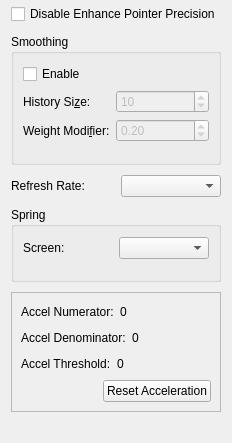
       <widget class="QWidget" name="mouseSettingsPage">
        <layout class="QVBoxLayout" name="verticalLayout_9">
         <property name="spacing">
          <number>10</number>
         </property>
         <property name="topMargin">
          <number>4</number>
         </property>
         <item>
          <widget class="QCheckBox" name="disableWindowsEnhancedPointCheckBox">
           <property name="toolTip">
            <string>Disable the &quot;Enhanced Pointer Precision&quot; Windows setting
while AntiMicroX is running. Disabling &quot;Enhanced Pointer Precision&quot;
will allow mouse movement within AntiMicroX to be more
precise.</string>
           </property>
           <property name="text">
            <string>Disable Enhance Pointer Precision</string>
           </property>
          </widget>
         </item>
         <item>
          <widget class="QGroupBox" name="groupBox">
           <property name="enabled">
            <bool>true</bool>
           </property>
           <property name="title">
            <string>Smoothing</string>
           </property>
           <layout class="QVBoxLayout" name="verticalLayout_7">
            <property name="topMargin">
             <number>10</number>
            </property>
            <property name="bottomMargin">
             <number>20</number>
            </property>
            <item>
             <widget class="QCheckBox" name="smoothingEnableCheckBox">
              <property name="text">
               <string>Enable</string>
              </property>
             </widget>
            </item>
            <item>
             <layout class="QFormLayout" name="formLayout">
              <item row="0" column="0">
               <widget class="QLabel" name="label_6">
                <property name="text">
                 <string>History Si&amp;ze:</string>
                </property>
                <property name="buddy">
                 <cstring>historySizeSpinBox</cstring>
                </property>
               </widget>
              </item>
              <item row="0" column="1">
               <widget class="QSpinBox" name="historySizeSpinBox">
                <property name="enabled">
                 <bool>false</bool>
                </property>
                <property name="minimum">
                 <number>1</number>
                </property>
                <property name="maximum">
                 <number>100</number>
                </property>
                <property name="value">
                 <number>10</number>
                </property>
               </widget>
              </item>
              <item row="1" column="0">
               <widget class="QLabel" name="label_7">
                <property name="text">
                 <string>Weight Modi&amp;fier:</string>
                </property>
                <property name="buddy">
                 <cstring>weightModifierDoubleSpinBox</cstring>
                </property>
               </widget>
              </item>
              <item row="1" column="1">
               <widget class="QDoubleSpinBox" name="weightModifierDoubleSpinBox">
                <property name="enabled">
                 <bool>false</bool>
                </property>
                <property name="maximum">
                 <double>1.000000000000000</double>
                </property>
                <property name="singleStep">
                 <double>0.100000000000000</double>
                </property>
                <property name="value">
                 <double>0.200000000000000</double>
                </property>
               </widget>
              </item>
             </layout>
            </item>
           </layout>
          </widget>
         </item>
         <item>
          <layout class="QHBoxLayout" name="horizontalLayout_10">
           <item>
            <widget class="QLabel" name="mouseRefreshRateLabel">
             <property name="text">
              <string>Refresh Rate:</string>
             </property>
            </widget>
           </item>
           <item>
            <widget class="QComboBox" name="mouseRefreshRateComboBox">
             <property name="toolTip">
              <string>The refresh rate is the amount of time that will elapse
in between mouse events. Please be cautious when
editing this setting as it will cause the program to use
more CPU power. Setting this value too low can cause
system instability. Please test the setting before using
it unattended.</string>
             </property>
            </widget>
           </item>
          </layout>
         </item>
         <item>
          <widget class="QGroupBox" name="springGroupBox">
           <property name="title">
            <string>Spring</string>
           </property>
           <layout class="QVBoxLayout" name="verticalLayout_8">
            <property name="topMargin">
             <number>10</number>
            </property>
            <property name="bottomMargin">
             <number>20</number>
            </property>
            <item>
             <layout class="QHBoxLayout" name="horizontalLayout_11">
              <item>
               <widget class="QLabel" name="springScreenLabel">
                <property name="text">
                 <string>Screen:</string>
                </property>
                <property name="buddy">
                 <cstring>springScreenComboBox</cstring>
                </property>
               </widget>
              </item>
              <item>
               <widget class="QComboBox" name="springScreenComboBox">
                <property name="toolTip">
                 <string>Utilize the specified screen for spring mode. On Linux, the
default is to use the primary screen. On Windows, the default
is to use all available screens.</string>
                </property>
               </widget>
              </item>
             </layout>
            </item>
           </layout>
          </widget>
         </item>
         <item>
          <widget class="QFrame" name="extraInfoFrame">
           <property name="frameShape">
            <enum>QFrame::Shape::StyledPanel</enum>
           </property>
           <property name="frameShadow">
            <enum>QFrame::Shadow::Raised</enum>
           </property>
           <layout class="QVBoxLayout" name="verticalLayout_10">
            <item>
             <layout class="QHBoxLayout" name="horizontalLayout_13">
              <property name="spacing">
               <number>6</number>
              </property>
              <item>
               <widget class="QLabel" name="accelNumTitleLabel">
                <property name="sizePolicy">
                 <sizepolicy hsizetype="Preferred" vsizetype="Preferred">
                  <horstretch>0</horstretch>
                  <verstretch>0</verstretch>
                 </sizepolicy>
                </property>
                <property name="text">
                 <string>Accel Numerator:</string>
                </property>
               </widget>
              </item>
              <item>
               <widget class="QLabel" name="accelNumLabel">
                <property name="sizePolicy">
                 <sizepolicy hsizetype="Preferred" vsizetype="Preferred">
                  <horstretch>0</horstretch>
                  <verstretch>0</verstretch>
                 </sizepolicy>
                </property>
                <property name="text">
                 <string>0</string>
                </property>
               </widget>
              </item>
              <item>
               <spacer name="horizontalSpacer_3">
                <property name="orientation">
                 <enum>Qt::Orientation::Horizontal</enum>
                </property>
                <property name="sizeHint" stdset="0">
                 <size>
                  <width>40</width>
                  <height>20</height>
                 </size>
                </property>
               </spacer>
              </item>
             </layout>
            </item>
            <item>
             <layout class="QHBoxLayout" name="horizontalLayout_15">
              <item>
               <widget class="QLabel" name="accelDenomTitleLabel">
                <property name="text">
                 <string>Accel Denominator:</string>
                </property>
               </widget>
              </item>
              <item>
               <widget class="QLabel" name="accelDenomLabel">
                <property name="text">
                 <string>0</string>
                </property>
               </widget>
              </item>
              <item>
               <spacer name="horizontalSpacer_4">
                <property name="orientation">
                 <enum>Qt::Orientation::Horizontal</enum>
                </property>
                <property name="sizeHint" stdset="0">
                 <size>
                  <width>40</width>
                  <height>20</height>
                 </size>
                </property>
               </spacer>
              </item>
             </layout>
            </item>
            <item>
             <layout class="QHBoxLayout" name="horizontalLayout_14">
              <item>
               <widget class="QLabel" name="accelThresTitleLabel">
                <property name="text">
                 <string>Accel Threshold:</string>
                </property>
               </widget>
              </item>
              <item>
               <widget class="QLabel" name="accelThresLabel">
                <property name="text">
                 <string>0</string>
                </property>
               </widget>
              </item>
              <item>
               <spacer name="horizontalSpacer_5">
                <property name="orientation">
                 <enum>Qt::Orientation::Horizontal</enum>
                </property>
                <property name="sizeHint" stdset="0">
                 <size>
                  <width>40</width>
                  <height>20</height>
                 </size>
                </property>
               </spacer>
              </item>
             </layout>
            </item>
            <item>
             <layout class="QHBoxLayout" name="horizontalLayout_16">
              <item>
               <spacer name="horizontalSpacer">
                <property name="orientation">
                 <enum>Qt::Orientation::Horizontal</enum>
                </property>
                <property name="sizeHint" stdset="0">
                 <size>
                  <width>40</width>
                  <height>20</height>
                 </size>
                </property>
               </spacer>
              </item>
              <item>
               <widget class="QPushButton" name="resetAccelPushButton">
                <property name="toolTip">
                 <string>If the acceleration values for the virtual mouse have been
changed by a different process, particularly when quitting
an older game, then you might want to reset the acceleration
values used by the virtual mouse.</string>
                </property>
                <property name="text">
                 <string>Reset Acceleration</string>
                </property>
               </widget>
              </item>
             </layout>
            </item>
           </layout>
          </widget>
         </item>
         <item>
          <spacer name="verticalSpacer_5">
           <property name="orientation">
            <enum>Qt::Orientation::Vertical</enum>
           </property>
           <property name="sizeHint" stdset="0">
            <size>
             <width>20</width>
             <height>20</height>
            </size>
           </property>
          </spacer>
         </item>
        </layout>
       </widget>
